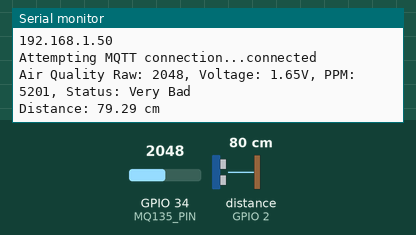
This sketch was run on a simulated ESP32. Shown: the last lines printed to the serial monitor. Wiring (inferred from the names in the program): ultrasonic range finder: trigger GPIO 4; echo GPIO 2. The test bench sets the inputs (shaded band); at power-on: GPIO 34 (MQ135_PIN) = 2048, distance to the obstacle (sensor on GPIO 2) 80 cm. The echo pulse lasts 58.3 µs per cm; WiFi joins after 1.5 s; servers stay silent unless stated; no MQTT or app messages arrive unless stated.

Above: at 2.7 s.
2.8 s: GPIO 34 (MQ135_PIN) set to 1960
At 4.5 s:
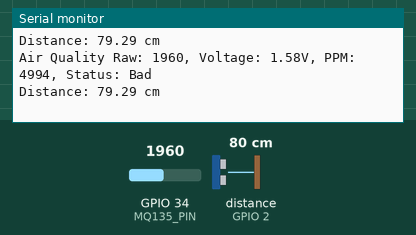
7.3 s: GPIO 34 (MQ135_PIN) set to 491
At 8.3 s:
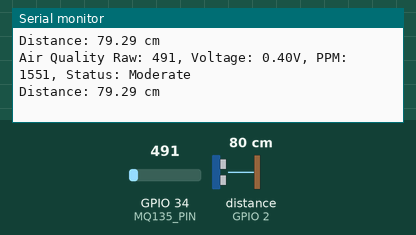
11.6 s: GPIO 34 (MQ135_PIN) set to 0
At 13.3 s:
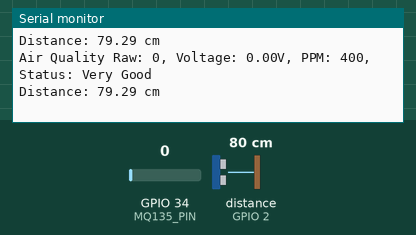
15.8 s: distance to the obstacle (sensor on GPIO 2) set to 2 cm
At 16.9 s:
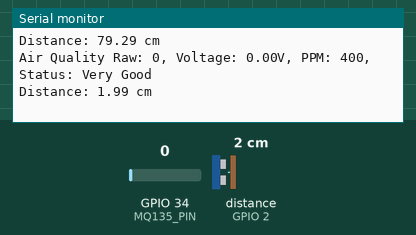
17.3 s: distance to the obstacle (sensor on GPIO 2) set to 4 cm
At 19.5 s:
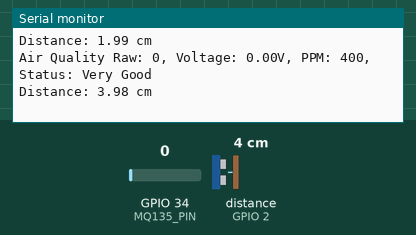
Timing chart, 0 to 19.8 s (numbered marks = the images above; inputs shaded):
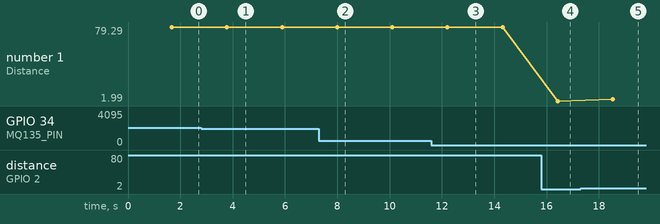

The sketch:

Air_quality.ino
```cpp
#include <WiFi.h>
#include <PubSubClient.h>

// WiFi credentials
const char* ssid = "NB_A";
const char* password = "12345Niraj";

// MQTT broker details
const char* mqtt_server = "192.168.137.225";
const int mqtt_port = 1883;
const char* ultrasonic_topic = "ultrasonic/distance";
const char* air_quality_topic = "air_quality/status";

// Ultrasonic sensor pins
const int trigPin = 4;  // GPIO5
const int echoPin = 2; // GPIO18

// MQ-135 sensor pin
const int MQ135_PIN = 34; // GPIO34 (ADC1_CH6)

// ADC configuration
const float ADC_VREF = 3.3;
const float ADC_RESOLUTION = 4095.0;

WiFiClient espClient;
PubSubClient client(espClient);

void setup() {
  Serial.begin(115200);

  // Initialize sensor pins
  pinMode(trigPin, OUTPUT);
  pinMode(echoPin, INPUT);
  pinMode(MQ135_PIN, INPUT);

  // Configure ADC
  analogSetWidth(12);
  analogSetAttenuation(ADC_11db);

  setup_wifi();
  client.setServer(mqtt_server, mqtt_port);
}

void setup_wifi() {
  delay(10);
  Serial.println();
  Serial.print("Connecting to ");
  Serial.println(ssid);

  WiFi.begin(ssid, password);

  while (WiFi.status() != WL_CONNECTED) {
    delay(500);
    Serial.print(".");
  }

  Serial.println("");
  Serial.println("WiFi connected");
  Serial.println("IP address: ");
  Serial.println(WiFi.localIP());
}

float readDistance() {
  // Trigger ultrasonic measurement
  digitalWrite(trigPin, LOW);
  delayMicroseconds(2);
  digitalWrite(trigPin, HIGH);
  delayMicroseconds(10);
  digitalWrite(trigPin, LOW);

  // Read the echo pulse
  long duration = pulseIn(echoPin, HIGH);
  float distance = duration * 0.034 / 2;

  return distance;
}

String readAirQuality() {
  // Read sensor with averaging
  int sensorValue = 0;
  for(int i = 0; i < 10; i++) {
    sensorValue += analogRead(MQ135_PIN);
    delay(10);
  }
  sensorValue = sensorValue / 10;

  // Convert to voltage
  float voltage = (sensorValue * ADC_VREF) / ADC_RESOLUTION;
  float ppm = map(sensorValue, 0, 4095, 400, 10000);

  // Determine air quality level
  String airQuality;
  if (ppm <= 400) {
    airQuality = "Very Good";
  } else if (ppm <= 1000) {
    airQuality = "Good";
  } else if (ppm <= 2000) {
    airQuality = "Moderate";
  } else if (ppm <= 5000) {
    airQuality = "Bad";
  } else {
    airQuality = "Very Bad";
  }

  Serial.printf("Air Quality Raw: %d, Voltage: %.2fV, PPM: %.0f, Status: %s\n",
                sensorValue, voltage, ppm, airQuality.c_str());

  return airQuality;
}

void reconnect() {
  while (!client.connected()) {
    Serial.print("Attempting MQTT connection...");
    if (client.connect("ESP32Client")) {
      Serial.println("connected");
    } else {
      Serial.print("failed, rc=");
      Serial.print(client.state());
      Serial.println(" try again in 5 seconds");
      delay(5000);
    }
  }
}

void loop() {
  if (!client.connected()) {
    reconnect();
  }
  client.loop();

  // Read sensors
  float distance = readDistance();
  String airQuality = readAirQuality();

  // Convert distance to string
  char distanceStr[8];
  dtostrf(distance, 1, 2, distanceStr);

  // Publish data
  client.publish(ultrasonic_topic, distanceStr);
  client.publish(air_quality_topic, airQuality.c_str());

  // Debug output
  Serial.printf("Distance: %.2f cm\n", distance);

  delay(2000);
}
```

Measured:
- after the input at 2.8 s, the serial monitor: prints a new line after 0.98 s (image 1)
- after the input at 7.3 s, the serial monitor: prints a new line after 0.69 s (image 2)
- after the input at 11.6 s, the serial monitor: prints a new line after 0.61 s (image 3)
- after the input at 15.8 s, the serial monitor: prints a new line after 0.62 s (image 4)
- after the input at 17.3 s, the serial monitor: prints a new line after 1.2 s (image 5)
- plotted number 1: 79.29 → 1.99 after the input at 15.8 s, 1.99 → 3.98 after the input at 17.3 s
